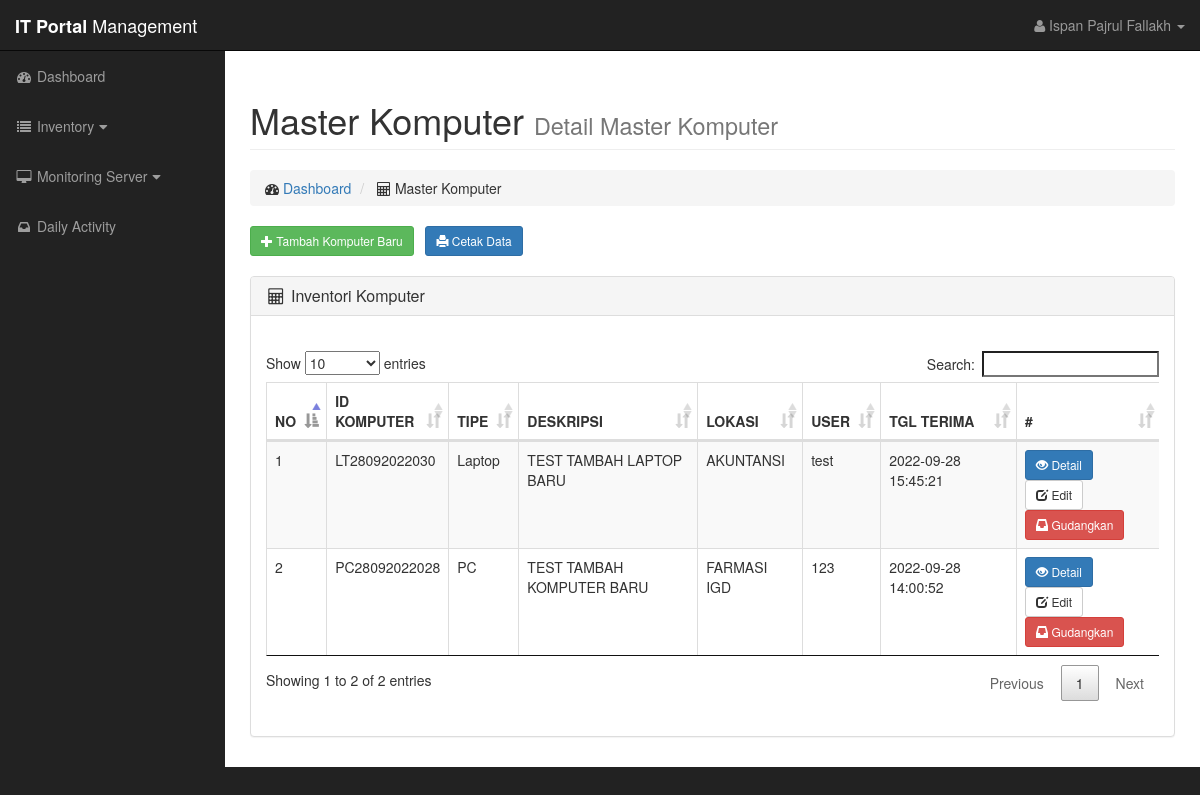
Screenshot of /it/pages/komputer.php (signed in) with the database file from the repository.
### tables this page shows
CREATE TABLE `mst_komputer` (
  `id_komp` varchar(35) NOT NULL,
  `tipe` int(1) DEFAULT NULL COMMENT '0: LAPTOP, 1: PC',
  `desc_barang` varchar(35) DEFAULT NULL,
  `lokasi` int(5) DEFAULT NULL,
  `user` varchar(35) DEFAULT NULL,
  `tgl_terima` datetime DEFAULT NULL,
  `tgl_garansi` varchar(10) DEFAULT NULL,
  `spesifikasi` varchar(200) DEFAULT NULL,
  `ip_address` varchar(15) DEFAULT NULL,
  `mac_address` varchar(35) DEFAULT NULL,
  `anydesk` varchar(30) DEFAULT NULL,
  `jmlh_instal` varchar(3) DEFAULT NULL,
  `tgl_instal_terakhir` datetime DEFAULT NULL,
  `tgl_update` datetime DEFAULT current_timestamp() ON UPDATE current_timestamp(),
  `update_by` varchar(35) DEFAULT NULL,
  `status` varchar(20) DEFAULT NULL COMMENT '0: AKTIF, 1: NON AKTIF'
);

CREATE TABLE `mst_bagian` (
  `id` int(11) NOT NULL,
  `nama` varchar(160) NOT NULL
);

### it/pages/komputer.php (the view, shortened to what this page needs)
<!DOCTYPE html>
<html lang="en">
<?php
	include('../../config.php');
?>
<head>
    <link rel="stylesheet" type="text/css" href="../../assets/assets/css/bootstrap.css">
	<link rel="stylesheet" type="text/css" href="../../assets/datatables/media/css/jquery.dataTables.css">
	<link rel="stylesheet" type="text/css" href="../../assets/datatables/media/css/dataTables.bootstrap.css">
    <link href="../../assets/css/bootstrap.min.css" rel="stylesheet">
    <link href="../../assets/css/sb-admin.css" rel="stylesheet">
    <link rel="stylesheet" type="text/css" href="../../assets/css/bootstrap-datepicker.min.css">
    <link href="../../assets/font-awesome/css/font-awesome.min.css" rel="stylesheet" type="text/css">
</head>
<body>
    <div id="wrapper">
        <nav class="navbar navbar-inverse navbar-fixed-top" role="navigation">
            <div class="navbar-header">
                <a class="navbar-brand" href="../pages/"><Strong>IT Portal</strong> Management</a>
            </div>
            <?php
                include('../component/navbar.php');
            ?>
            <?php
                include('../component/menu.php');
            ?>
        </nav>
        <div id="page-wrapper">
            <div class="container-fluid">
                <div class="row">
                    <div class="col-lg-12">
                        <h1 class="page-header">
                            Master Komputer
                            <small>Detail Master Komputer</small>
                        </h1>
                        <ul class="breadcrumb">
                            <li>
                                <i class="fa fa-dashboard"></i>  <a href="index.php">Dashboard</a>
                            </li>
                            <li>
                                <i class="fa fa-calculator"></i> Master Komputer
                            </li>
                        </ul>
                        <?php
                            $username   = $_SESSION['username'];
                            $q          = mysqli_query($connect,"SELECT * FROM user WHERE username='$username'");
							$datalevel  = mysqli_fetch_array($q);
							if (($datalevel['level'])=='0'){
						?>
                            <button type="button" class='btn btn-sm btn-success' data-toggle="modal" data-target="#myModal"><span class="glyphicon glyphicon-plus"> </span> Tambah Komputer Baru</button> &nbsp; <a href='../controller/cetakkomp.php' target="_BLANK" class='btn btn-sm btn-primary'><span class="glyphicon glyphicon-print"> </span> Cetak Data</a>
                            <br><br>
                        <?php
							}
                        ?>
                    </div>
                </div>
            	<div class="row">
                    <div class="col-lg-12">
                        <div class="panel panel-default">
                            <div class="panel-heading">
                                <h3 class="panel-title"><i class="fa fa-calculator fa-fw"></i> Inventori Komputer</h3>
                            </div>
                            <div class="panel-body">
                                <?php
                                    $username   = $_SESSION['username'];
                                    $q          = mysqli_query($connect,"SELECT * FROM user WHERE username='$username'");
							        $datalevel  = mysqli_fetch_array($q);
                                    if (($datalevel['level'])=='0'){
                                ?>
                                	<br><div class="table-responsive">
                            			<table id="example" class="table table-hover table-striped table-bordered">
                                			<thead>
                                    			<tr>
                                                    <th width='5%'>NO</th>
                                                    <th width='13%'>ID KOMPUTER</th>
                                                    <th>TIPE</th>
                                                    <th width='20%'>DESKRIPSI</th>
                                                    <th>LOKASI</th>
                                        			<th>USER</th>
                                                    <th>TGL TERIMA</th>
                                                    <th width='16%'>#</th>
                                    			</tr>
                                			</thead>
                                            <tbody>
                                    			<?php
													$query="SELECT a.*,b.nama AS BAGIAN FROM mst_komputer a, mst_bagian b WHERE (status='0')AND(a.lokasi = b.id) ORDER BY tgl_terima DESC";
													if (mysqli_query($connect,$query)) {
														$result=mysqli_query($connect,$query);
													} else die ("Error menjalankan query");
													if (mysqli_num_rows($result) > 0) {
														$no='1';
                                                        while($row = mysqli_fetch_array($result)) {
                                                            echo "<tr>";
                                                            echo "	<td>".$no."</td>";
                                                            echo "	<td>".$row["id_komp"]."</td>";
                                                            if($row["tipe"]==0){
                                                                echo "<td>Laptop</td>";
                                                            }else{
                                                                echo "<td>PC</td>";
                                                            }
                                                            echo "	<td>".$row["desc_barang"]."</td>";
                                                            echo "	<td>".$row["BAGIAN"]."</td>";
                                                            echo "	<td>".$row["user"]."</td>";
                                                            echo "	<td>".$row["tgl_terima"]."</td>";
                                                            echo "  <td> <a href='#DetailModal' class='btn btn-sm btn-primary' id='CompId' data-toggle='modal' data-id=".$row['id_komp']."> <i class='glyphicon glyphicon-eye-open'></i> Detail </a>
                                                            <a href='editkomp.php?id=".$row['id_komp']."' class='btn btn-sm btn-default' id='CompEdit'> <i class='glyphicon glyphicon-edit'></i> Edit </a>";
                                                            ?>
                                                            <a href='hapuskomp.php?id=<?php echo($row['id_komp']);?>' class='btn btn-sm btn-danger' onclick="return confirm('Apakah anda yakin?');"> <i class='glyphicon glyphicon-inbox'> </i> Gudangkan</a>
                                                            <?php
															echo "</tr>";
															$no++;
                                                        }
													echo "</table>";
													}
												?>
                                    </div><br>
                                <?php
                                    }
                                ?>
                            </div>
                        </div>
                    </div>
                </div>
            </div>
        </div>
    </div>
</body>
</html>

### assets/css/sb-admin.css (style rules this page uses)
body { margin-top: 100px; background-color: #222; }
@media (min-width:768px) { body { margin-top: 50px; } }
#wrapper { padding-left: 0; }
#page-wrapper { width: 100%; padding: 0; background-color: #fff; }
@media (min-width:768px) { #wrapper { padding-left: 225px; } }
@media (min-width:768px) { #page-wrapper { padding: 10px; } }

### rows the page displays
mst_komputer: id_komp "LT28092022030", tipe "Laptop", desc_barang "TEST TAMBAH LAPTOP BARU", mst_bagian.nama "AKUNTANSI", user "test", tgl_terima "2022-09-28 15:45:21"
mst_komputer: id_komp "PC28092022028", tipe "PC", desc_barang "TEST TAMBAH KOMPUTER BARU", mst_bagian.nama "FARMASI IGD", user "123", tgl_terima "2022-09-28 14:00:52"

### other values shown
$_SESSION['nama_lengkap'] "Ispan Pajrul Fallakh"
